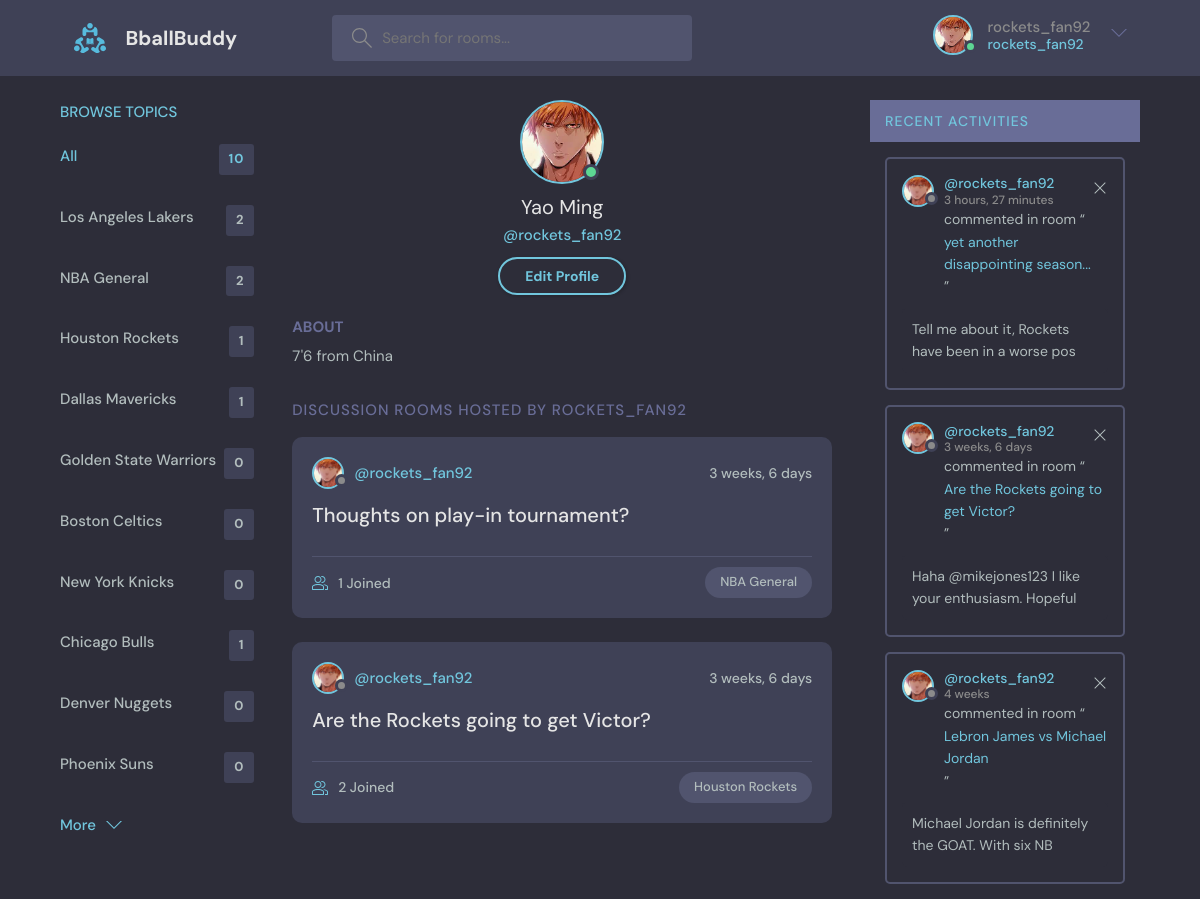
The app's page /profile/2 (signed in) with its own data.
### base/models.py (models this page shows, shortened)
class Profile(models.Model):
    user = models.OneToOneField(User, null=True, on_delete=models.CASCADE)
    name = models.CharField(max_length=200, null=True, blank=True)
    email = models.EmailField(unique=True, null=True)
    date_created = models.DateTimeField(auto_now_add=True, null=True)
    bio = models.TextField(null=True)
    avatar = models.ImageField(null=True, default="avatar.svg")

class Topic(models.Model):
    name = models.CharField(max_length=200)

class Room(models.Model):
    host = models.ForeignKey(User, on_delete=models.SET_NULL, null=True)
    topic = models.ForeignKey(Topic, on_delete=models.SET_NULL, null=True)
    name = models.CharField(max_length=200)
    description = models.TextField(null=True, blank=True)
    participants = models.ManyToManyField(User, related_name='participants', blank=True)
    updated = models.DateTimeField(auto_now=True)
    created = models.DateTimeField(auto_now_add=True)
    class Meta:
        ordering = ['-updated', '-created']
    def __str__(self):
        return self.name

class Message(models.Model):
    user = models.ForeignKey(User,on_delete=models.CASCADE)
    room = models.ForeignKey(Room, on_delete=models.CASCADE)
    body = models.TextField()
    updated = models.DateTimeField(auto_now=True)
    created = models.DateTimeField(auto_now_add=True)
    class Meta:
        ordering = ['-updated', '-created']
    def __str__(self):
        return self.body[0:50]

### base/views.py (the view)
# urls.py: path('profile/<str:pk>',views.userProfile,name='user-profile'),
@login_required(login_url='/login/')
def userProfile(request,pk):
    user = User.objects.get(id=pk)
    profile = user.profile
    rooms = user.room_set.all()
    room_messages = user.message_set.all()
    topics = Topic.objects.all()
    context={'user':user, 'rooms':rooms, 'room_messages':room_messages, 'topics':topics, 'profile':profile}
    return render(request, 'base/profile.html', context)

### base/templates/base/profile.html (shortened to what this page needs)
{%extends 'main.html'%} {%block content%}
  <main class="profile-page layout layout--3">
    <div class="container">
{% include 'base/topics_component.html'%}
      <div class="roomList">
        <div class="profile">
          <div class="profile__avatar">
            <div class="avatar avatar--large active">
              <img src="{{profile.avatar.url}}" />
            </div>
          </div>
          <div class="profile__info">
            <h3>{{user.profile.name}}</h3>
            <p>@{{user.username}}</p>
            {% if request.user == user%}
            <a href="{%url 'update-user'%}" class="btn btn--main btn--pill">Edit Profile</a>
              {%endif%}
          </div>
          <div class="profile__about">
            <h3>About</h3>
            <p>
             {{user.profile.bio}}
            </p>
          </div>
        </div>
        <div class="roomList__header">
          <div>
            <h2>Discussion Rooms Hosted by {{user.username}}</a>
            </h2>
          </div>
        </div>
   {% include 'base/feed_component.html'%}
      </div>
      <div class="activities">
    {% include 'base/activity_component.html'%}
        </div>
      </div>
  </main>
{%endblock content%}

### templates/navigation.html (shortened to what this page needs)
{%load static%}
<header class="header header--loggedIn">
  <div class="container">
    <a href="{%url 'home'%}" class="header__logo">
      <img src="{%static 'images/logo.svg'%}" />
      <h1>BballBuddy</h1>
    </a>
    <form class="header__search" method="GET" action="{%url 'home'%}">
      <label>
        <input type="text" name="q" placeholder="Search for rooms..." />
      </label>
    </form>
    <nav class="header__menu">
      {% if request.user.is_authenticated %}
      <div class="header__user">
        <a href="{%url 'user-profile' request.user.id%}">
          <div class="avatar avatar--medium active">
            <img src="{{request.user.profile.avatar.url}}" />
          </div>
          <p>
            {{request.user.username}} <span>{{request.user.username}}</span>
          </p>
        </a>
        <button class="dropdown-button">
          <svg
            version="1.1"
            xmlns="http://www.w3.org/2000/svg"
            width="32"
            height="32"
            viewBox="0 0 32 32"
          >
            <title>chevron-down</title>
            <path d="M16 21l-13-13h-3l16 16 16-16h-3l-13 13z"></path>
          </svg>
        </button>
      </div>
      {%else%}
      <a href="{%url 'login' %}">
        <img src="{%static 'images/avatar.svg'%}" />
        <p>Login</p>
      </a>
      {%endif%}
    </nav>
  </div>
</header>

### base/templates/base/topics_component.html
<div class="topics">
  <div class="topics__header">
    <h2><a href="{%url 'topics'%}">Browse Topics</a></h2>
  </div>
  <ul class="topics__list">
    <li>
      <a href="{%url 'home'%}" class="active"
        >All <span>{{topics.count}}</span></a
      >
    </li>
    {%for topic in topics%}
    <li>
      <a href="{%url 'home'%}?q={{topic.name}}"
        >{{topic.name}}<span>{{topic.room_set.all.count}}</span></a
      >
    </li>
    {%endfor%}
  </ul>
  <a class="btn btn--link" href="{%url 'topics'%}">
    More
    <svg
      version="1.1"
      xmlns="http://www.w3.org/2000/svg"
      width="32"
      height="32"
      viewBox="0 0 32 32"
    >
      <title>chevron-down</title>
      <path d="M16 21l-13-13h-3l16 16 16-16h-3l-13 13z"></path>
    </svg>
  </a>
</div>

### base/templates/base/feed_component.html (shortened to what this page needs)
{%for room in rooms%}
<div class="roomListRoom">
  <div class="roomListRoom__header">
    <a href="{%url 'user-profile' room.host.id%}" class="roomListRoom__author">
      <div class="avatar avatar--small">
        <img src="{{room.host.profile.avatar.url}}" />
      </div>
      <span>@{{room.host.username}}</span>
    </a>
    <div class="roomListRoom__actions">
      <span>{{room.created|timesince}}</span>
    </div>
  </div>
  <div class="roomListRoom__content">
    <a href="{%url 'room' room.id %}">{{room.name}}</a>
  </div>
  <div class="roomListRoom__meta">
    <a href="{%url 'room' room.id %}" class="roomListRoom__joined">
      {{room.participants.all.count}} Joined
    </a>
    <p class="roomListRoom__topic">{{room.topic.name}}</p>
  </div>
</div>
{% endfor %}

### base/templates/base/activity_component.html
<div>
  <div class="activities__header">
    <h2><a href="{%url 'activity'%}">Recent Activities</a></h2>
  </div>
  {%for message in room_messages%}
  <div class="activities__box">
    <div class="activities__boxHeader roomListRoom__header">
      <a
        href="{%url 'user-profile' message.user.id%}"
        class="roomListRoom__author"
      >
        <div class="avatar avatar--small">
          <img src="{{message.user.profile.avatar.url}}" />
        </div>
        <p>
          @{{message.user}}
          <span>{{message.created|timesince}}</span>
        </p>
      </a>
      {%if request.user == message.user %}
      <div class="roomListRoom__actions">
        <a href="{% url 'delete-message' message.id %}">
          <svg
            version="1.1"
            xmlns="http://www.w3.org/2000/svg"
            width="32"
            height="32"
            viewBox="0 0 32 32"
          >
            <title>remove</title>
            <path
              d="M27.314 6.019l-1.333-1.333-9.98 9.981-9.981-9.981-1.333 1.333 9.981 9.981-9.981 9.98 1.333 1.333 9.981-9.98 9.98 9.98 1.333-1.333-9.98-9.98 9.98-9.981z"
            ></path>
          </svg>
        </a>
      </div>
      {%endif%}
    </div>
    <div class="activities__boxContent">
      <p>
        commented in room “<a href="{%url 'room' message.room.id%}"
          >{{message.room}}</a
        >”
      </p>
      <div class="activities__boxRoomContent">{{message}}</div>
    </div>
  </div>
  {%endfor%}
</div>

### records on screen
Topic: name "Los Angeles Lakers", room_set.all.count "2"
Topic: name "NBA General", room_set.all.count "2"
Topic: name "Houston Rockets", room_set.all.count "1"
Topic: name "Dallas Mavericks", room_set.all.count "1"
Topic: name "Golden State Warriors", room_set.all.count "0"
Topic: name "Boston Celtics", room_set.all.count "0"
Topic: name "New York Knicks", room_set.all.count "0"
Topic: name "Chicago Bulls", room_set.all.count "1"
Topic: name "Denver Nuggets", room_set.all.count "0"
Topic: name "Phoenix Suns", room_set.all.count "0"
Profile: avatar (picture)
Room: host.profile.avatar (picture), host.username "rockets_fan92", created "3 weeks, 6 days", name "Thoughts on play-in tournament?", participants.all.count "1", topic.name "NBA General"
Room: host.profile.avatar (picture), host.username "rockets_fan92", created "3 weeks, 6 days", name "Are the Rockets going to get Victor?", participants.all.count "2", topic.name "Houston Rockets"
Message: user.profile.avatar (picture), user "rockets_fan92", created "3 hours, 27 minutes", room "yet another disappointing season...", body "Tell me about it, Rockets have been in a worse pos"
Message: user.profile.avatar (picture), user "rockets_fan92", created "3 weeks, 6 days", room "Are the Rockets going to get Victor?", body "Haha @mikejones123 I like your enthusiasm. Hopeful"
Message: user.profile.avatar (picture), user "rockets_fan92", created "4 weeks", room "Lebron James vs Michael Jordan", body "Michael Jordan is definitely the GOAT. With six NB"

### other values on screen
{{ request.user.username }} "rockets_fan92"
{{ topics.count }} "10"
{{ user.profile.name }} "Yao Ming"
{{ user.username }} "rockets_fan92"
{{ user.profile.bio }} "7'6 from China"
{{ user.username }} "ROCKETS_FAN92"
